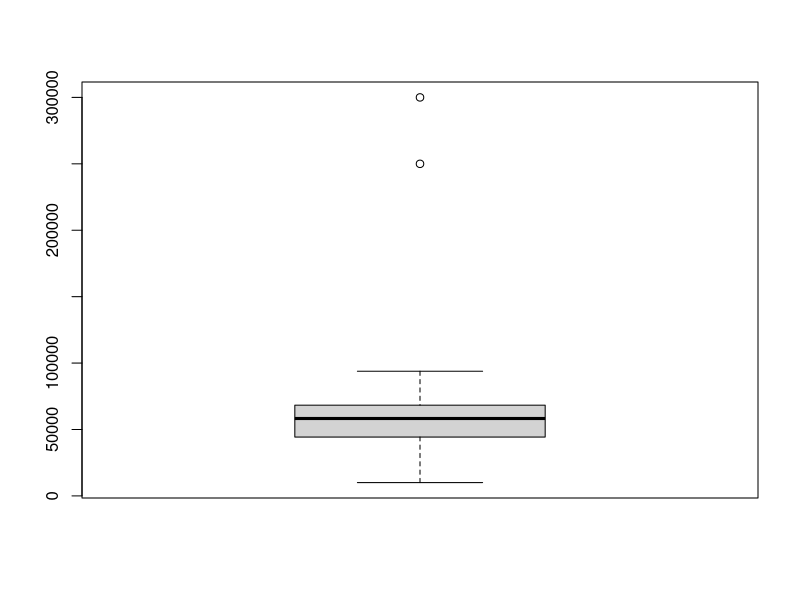
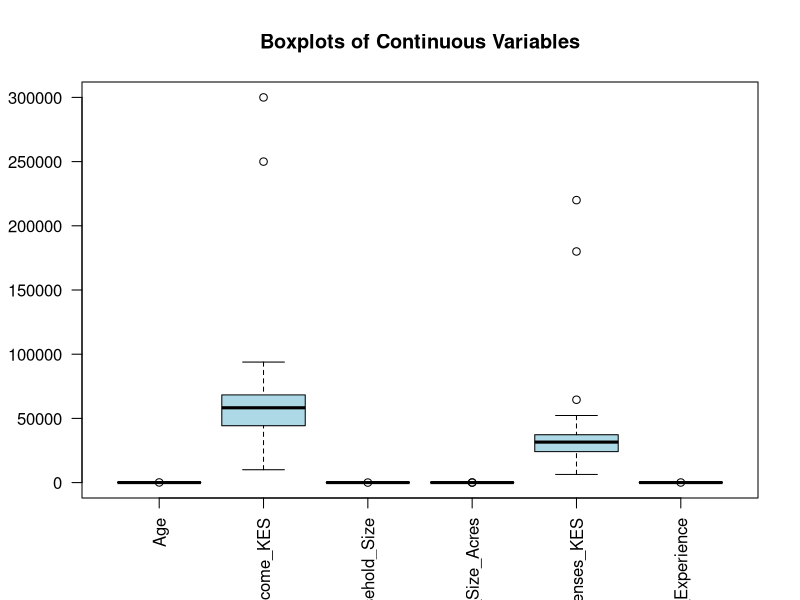
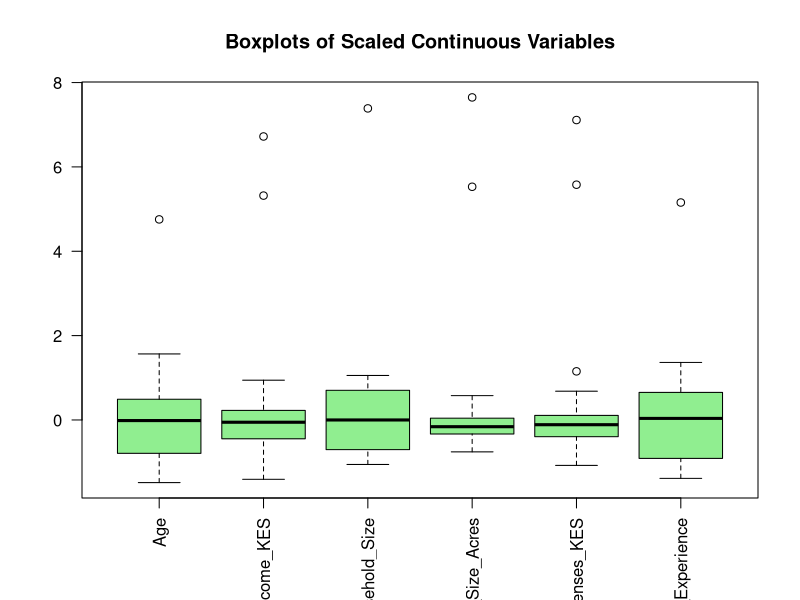
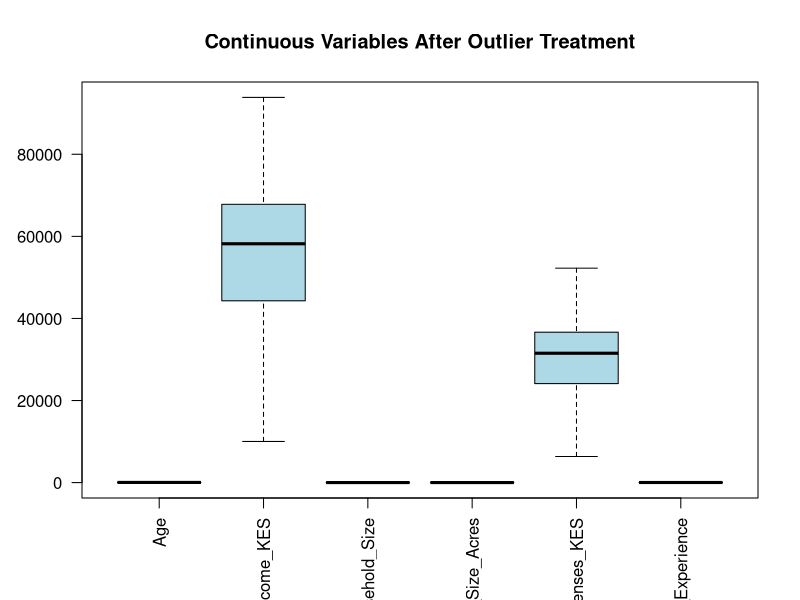
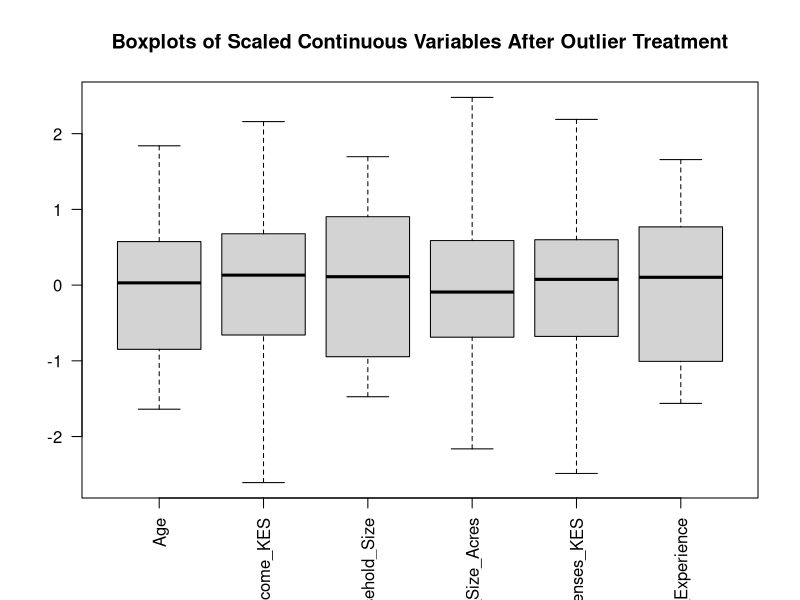

Source code (R) for these figures, in order:
## ---- chunk 1
knitr::opts_chunk$set(
  echo        = TRUE,          # show the code in HTML
  tidy        = TRUE,          # run formatR on the code
  tidy.opts   = list(
    comment     = FALSE,       # <-- STRIP "#" comments from displayed code
    blank       = FALSE,       # drop blank lines
    widthCutoff = 120          # keep long lines readable
  ),
  comment     = NA,            # hide the "##" prefix on output
  warning     = FALSE,
  message     = FALSE,
  eval        = TRUE,
  fig.align   = "center",
  fig.width   = 10,
  fig.height  = 6,
  dpi         = 120,
  dev         = "png",
  fig.show    = "asis",
  fig.keep    = "all",
  out.width   = "100%"
)
                      
## ---- chunk 2
setwd("C:/Users/ADMIN/OneDrive/Desktop/caleb makini")
## ---- chunk 3
library(dplyr)
library(tidyverse)
library(rio)
library(readxl)
## ---- chunk 4
data=read_excel("dtcln.xlsx")
head(data)
## ---- chunk 5
str(data)
## ---- chunk 6
colSums(is.na(data))
## ---- chunk 7
continuous_vars <- c(
  "Age",
  "Income_KES",
  "Household_Size",
  "Farm_Size_Acres",
  "Monthly_Expenses_KES",
  "Years_Experience"
)

categorical_vars <- c(
  "Education",
  "Gender",
  "Extension_Access",
  "Adoption_Status"
)
head(continuous_vars)
## ---- chunk 8
colSums(is.na(data[continuous_vars]))
## ---- chunk 9
for (var in continuous_vars) {
  
  data[[var]][is.na(data[[var]])] <- 
    mean(data[[var]], na.rm = TRUE)
}
colSums(is.na(data[continuous_vars]))
## ---- chunk 10
for (var in continuous_vars) {
  
  data[[var]][is.na(data[[var]])] <- 
    median(data[[var]], na.rm = TRUE)
}
## ---- chunk 11
get_mode <- function(x) {
  
  ux <- unique(na.omit(x))
  
  ux[which.max(
    tabulate(match(x, ux))
  )]
}
get_mode(data$Gender)
## ---- chunk 12
for (var in categorical_vars) {
  
  mode_value <- get_mode(data[[var]])
  
  data[[var]][is.na(data[[var]])] <- mode_value
}
colSums(is.na(data[categorical_vars]))
## ---- chunk 13
summary(data[continuous_vars])
## ---- chunk 14
boxplot(data$Income_KES)
## ---- chunk 15
boxplot(
  data[continuous_vars],
  main = "Boxplots of Continuous Variables",
  las = 2,
  col = "lightblue"
)
## ---- chunk 16
scaled_data <- scale(data[continuous_vars])
scaled_data <- as.data.frame(scaled_data)
head(scaled_data)
## ---- chunk 17
boxplot(
  scaled_data,
  main = "Boxplots of Scaled Continuous Variables",
  las = 2,
  col = "lightgreen"
)
## ---- chunk 18
find_outliers <- function(x) {
  
  Q1 <- quantile(x, 0.25, na.rm = TRUE)
  Q3 <- quantile(x, 0.75, na.rm = TRUE)
  
  IQR_value <- Q3 - Q1
  
  lower <- Q1 - 1.5 * IQR_value
  upper <- Q3 + 1.5 * IQR_value
  
  which(x < lower | x > upper)
}
## ---- chunk 19
find_outliers(data$Income_KES)
find_outliers(data$Farm_Size_Acres)
## ---- chunk 20
outlier_count <- sapply(
  data[continuous_vars],
  function(x) length(find_outliers(x))
)

outlier_count
## ---- chunk 21
replace_outliers_median <- function(x) {
  
  Q1 <- quantile(x, 0.25, na.rm = TRUE)
  Q3 <- quantile(x, 0.75, na.rm = TRUE)
  
  IQR_value <- Q3 - Q1
  
  lower <- Q1 - 1.5 * IQR_value
  upper <- Q3 + 1.5 * IQR_value
  
  median_value <- median(x, na.rm = TRUE)
  
  x[x < lower | x > upper] <- median_value
  
  return(x)
}

for (var in continuous_vars) {
  
  data[[var]] <- replace_outliers_median(data[[var]])
}
## ---- chunk 22
boxplot(
  data[continuous_vars],
  main = "Continuous Variables After Outlier Treatment",
  las = 2,
  col = "lightblue"
)
## ---- chunk 23
scaled_data <- as.data.frame(
  scale(data[continuous_vars])
)

boxplot(
  scaled_data,
  main = "Boxplots of Scaled Continuous Variables After Outlier Treatment",
  las = 2
)
